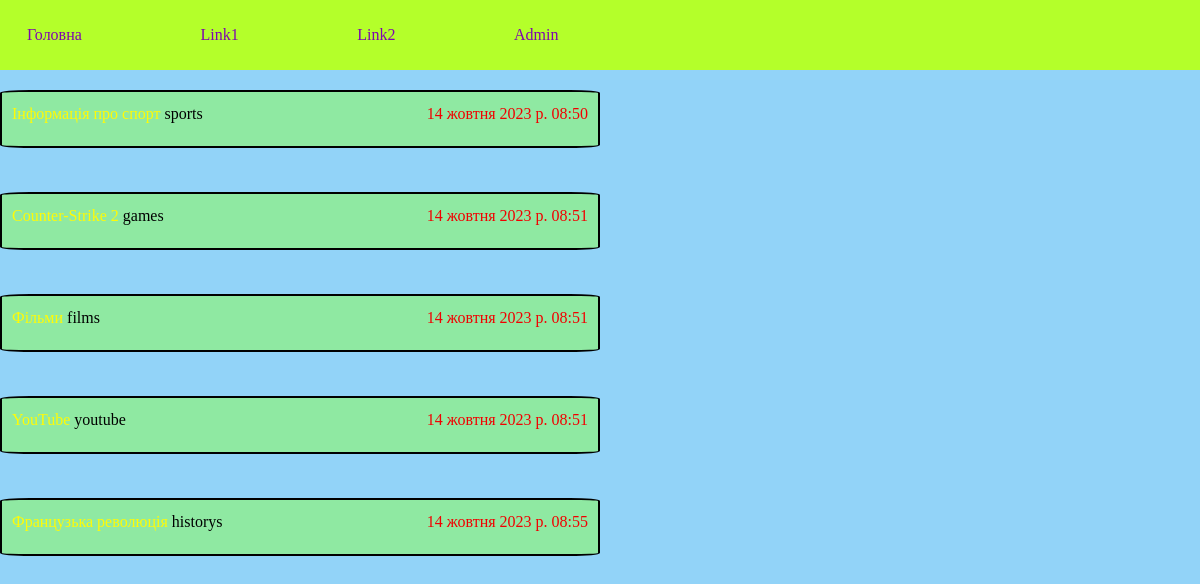
The page / on the database its author committed.
### blogapp/models.py (models this page shows)
class Post(models.Model):
    post_header = models.CharField(max_length=50)
    post_text = models.TextField()
    post_author = models.CharField(max_length=50)
    post_datatime = models.DateTimeField()
    category = models.ForeignKey(Category,on_delete=models.SET_DEFAULT, default="no category")
    def get_absolute_url(self):
        return reverse("post-details", args=[str(self.id)])

class Category(models.Model):
    category_name = models.CharField(max_length=25)

### blogapp/views.py (the view)
# urls.py: path("", view=views.index, name="home"),
def index(req):
    post_list = Post.objects.all()
    return render(req, "blogapp/index.html", context={"posts": post_list})

### templates/blogapp/index.html
{% extends "layout.html" %}
{% block content %}
{% for p in posts %}
    <div class="blogpost">
        <a class="link" href = "{{p.get_absolute_url}}"> {{p.post_header}} </a>
        {{p.category.category_name}}
        <p class = "date">
            {{p.post_datatime}}
        </p>
    </div>
    <br>
{% endfor %}
{% endblock %}

### templates/layout.html (shortened to what this page needs)
<!DOCTYPE html>
<html lang="eu">
<head>
    <link rel="stylesheet" href="https://cdn.jsdelivr.net/npm/bootstrap@5.3.2/dist/css/bootstrap.min.css">
    {% load  static %}
    <link rel="stylesheet" href="{% static 'styles/style.css' %}">
</head>
<body>
    <header>
        <nav class="navbar">
            <div class="container-fluid">
                <div class="navbar-collapse" id="navbarSupportedContent">
                    <li class="nav-item nav-li first-child">
                        <a class="link nav-link" href="{% url 'home' %}"> Головна </a>
                    </li>
                    <li class="nav-item nav-li">
                        <a class="link nav-link" href=""> Link1 </a>
                    </li>
                    <li class="nav-item nav-li">
                        <a class="link nav-link" href=""> Link2 </a>
                    </li>
                    <li class="nav-item nav-li">
                        <a class="link nav-link" href="/admin"> Admin</a>
                    </li>
                </div>
            </div>
        </nav>
    </header>
    {% block content %}
    {% endblock %}
</body>
</html>

### static/styles/style.css (style rules this page uses)
body { background: rgb(146, 211, 248); font-family: 'Times New Roman', Times, serif; }
header { background: #b4ff2a; padding: 15px; }
.link { text-decoration: none; color:rgb(255, 251, 6); }
header .link { color: #7f06af }
.blogpost { border: 2px solid; width: 50%; color: rgb(0, 0, 0); margin-top: 20px; padding: 10px; padding-bottom: 20px; border-radius: 5%; background: rgb(143, 233, 162); }
.date { float: right; color: rgb(241, 0, 0); }
.nav-li { display: inline-block; margin-left: 10%; }
.nav-li.first-child { margin-left: 0%; }

### rows shown on the page
Post: post_header "Інформація про спорт", category.category_name "sports", post_datatime "14 жовтня 2023 р. 08:50"
Post: post_header "Counter-Strike 2", category.category_name "games", post_datatime "14 жовтня 2023 р. 08:51"
Post: post_header "Фільми", category.category_name "films", post_datatime "14 жовтня 2023 р. 08:51"
Post: post_header "YouTube", category.category_name "youtube", post_datatime "14 жовтня 2023 р. 08:51"
Post: post_header "Французька революція", category.category_name "historys", post_datatime "14 жовтня 2023 р. 08:55"
